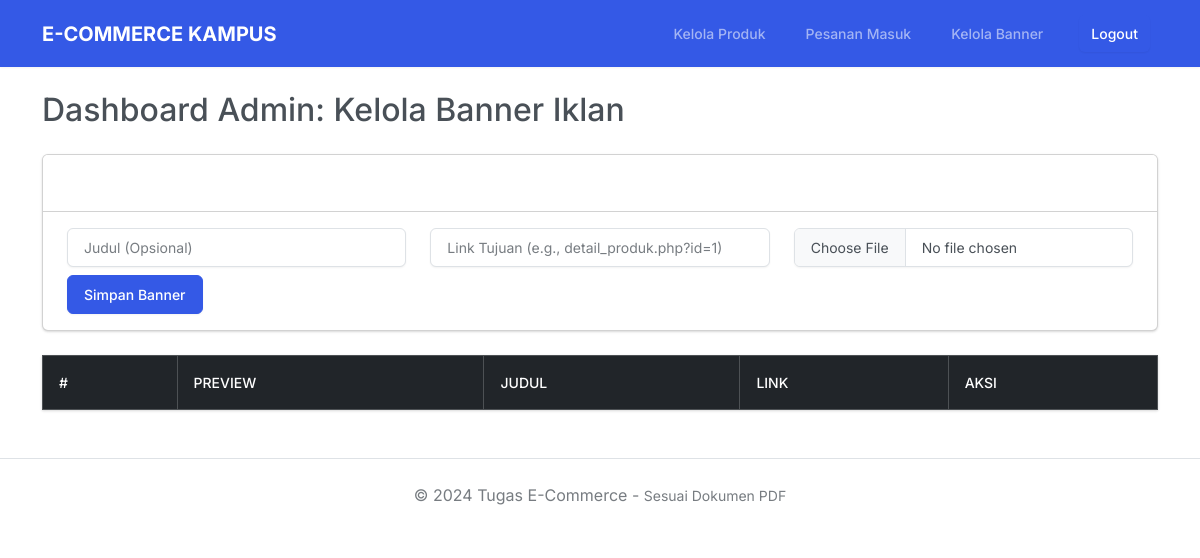
/toko_online/admin_banner.php (signed in), run on an earlier commit of the app's database.
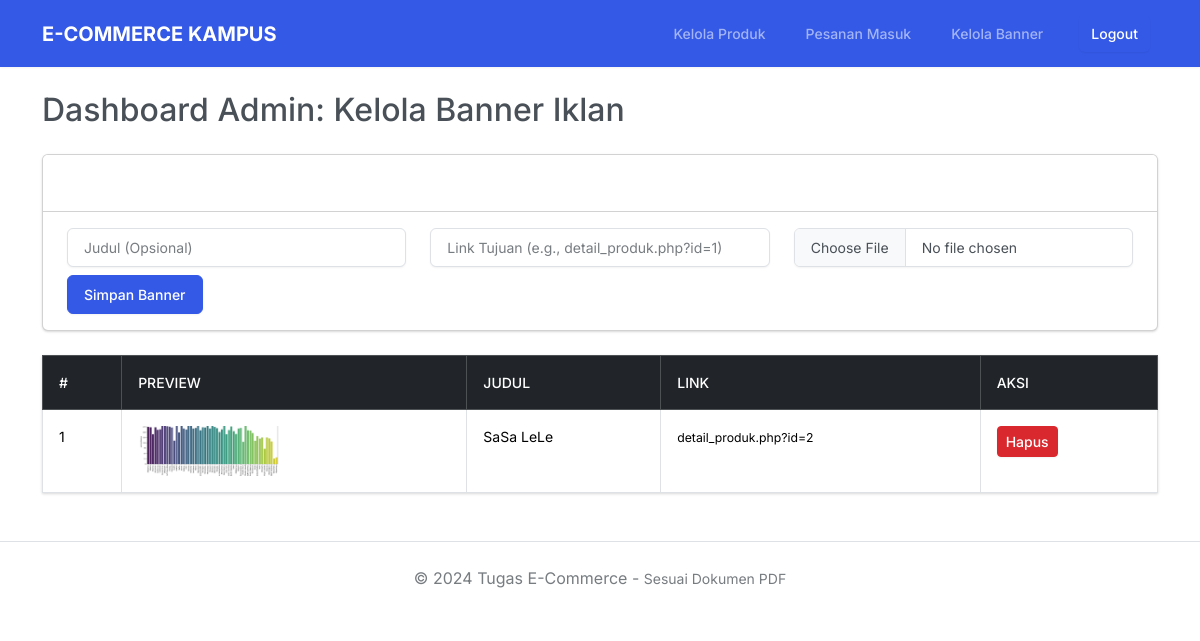
And on a later commit of the database.
### tables this page shows
CREATE TABLE `banners` (
  `id` int(11) NOT NULL,
  `image_file` varchar(255) NOT NULL,
  `title` varchar(100) DEFAULT NULL,
  `link_url` varchar(255) DEFAULT NULL,
  `is_active` tinyint(1) DEFAULT 1,
  `display_order` int(11) DEFAULT 0,
  `created_at` timestamp NOT NULL DEFAULT current_timestamp()
);

### toko_online/admin_banner.php (the view, shortened to what this page needs)
<?php include 'koneksi.php'; include 'header.php';
?>
<h2 class="mb-4">Dashboard Admin: Kelola Banner Iklan</h2>
<div class="card mb-4">
    <div class="card-header bg-secondary text-white">Tambah Banner Baru</div>
    <div class="card-body">
        <form method="post" enctype="multipart/form-data">
            <div class="row">
                <div class="col-md-4 mb-2"><input type="text" name="title" class="form-control" placeholder="Judul (Opsional)"></div>
                <div class="col-md-4 mb-2"><input type="text" name="link_url" class="form-control" placeholder="Link Tujuan (e.g., detail_produk.php?id=1)"></div>
                <div class="col-md-4 mb-2"><input type="file" name="foto" class="form-control" required></div>
                <div class="col-12"><button type="submit" name="tambah" class="btn btn-primary">Simpan Banner</button></div>
            </div>
        </form>
    </div>
</div>
<table class="table table-hover table-bordered">
    <thead class="table-dark"><tr><th>#</th><th>Preview</th><th>Judul</th><th>Link</th><th>Aksi</th></tr></thead>
    <tbody>
        <?php
        $banners = mysqli_query($conn, "SELECT * FROM banners ORDER BY id DESC");
        $no = 1;
        while ($b = mysqli_fetch_assoc($banners)) {
            $current_no = $no++;
            echo "<tr>
                <td>{$current_no}</td>
                <td><img src='assets/banner/{$b['image_file']}' width='150' style='height: 50px; object-fit: cover;'></td>
                <td>{$b['title']}</td>
                <td><small>{$b['link_url']}</small></td>
                <td>
                    <a href='admin_banner.php?hapus={$b['id']}' class='btn btn-danger btn-sm' onclick=\"return confirm('Yakin ingin menghapus banner?');\">Hapus</a>
                </td>
            </tr>";
        }
        ?>
    </tbody>
</table>
<?php include 'footer.php'; ?>

What changed in the data, as far as the page shows it:
added banners: current_no "1", image_file (picture), title "SaSa LeLe", link_url "detail_produk.php?id=2"
